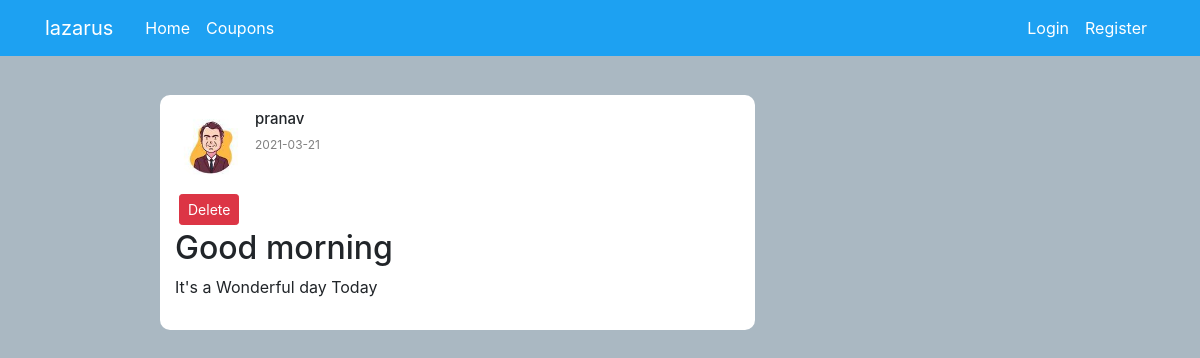
Screenshot of /post/2 with the database file from the repository.
### appmain/models.py (models this page shows, shortened)
class User(db.Model, UserMixin):
    id = db.Column(db.Integer, primary_key=True)
    username = db.Column(db.String(20), unique=True, nullable=False)
    email = db.Column(db.String(120), unique=True, nullable=False)
    image_file = db.Column(db.String(20), nullable=False, default='default.jpg')
    password = db.Column(db.String(60), nullable=False)
    posts = db.relationship('Post', backref='author', lazy=True)
    token_count=db.Column(db.Integer,nullable=False,default=0)
    flag_count=db.Column(db.Integer,nullable=False,default=0)

class Post(db.Model):
    id = db.Column(db.Integer, primary_key=True)
    title = db.Column(db.String(100), nullable=False)
    content = db.Column(db.Text, nullable=False)
    date_posted = db.Column(db.DateTime, nullable=False, default=datetime.utcnow)
    user_id = db.Column(db.Integer, db.ForeignKey('user.id'), nullable=False)

### appmain/routes.py (the view)
@app.route("/post/<int:post_id>")
def post(post_id):
    post = Post.query.get_or_404(post_id)
    return render_template('post.html', title=post.title, post=post)

### appmain/templates/post.html (shortened to what this page needs)
{% extends "layout.html" %}
{% block content %}
<div class="row">
  <div class="col-md-1"></div>
  <div class="col-md-7 mt-5">
<div class="feed">
<div class="post">
    <div class="post_header">
      <img class="rounded-circle article-img" src="{{ url_for('static',filename='profile/' + post.author.image_file)}}"
  <img class="fas fa-user "></img>
  <div class="post_info">
    <h2>{{post.author.username}}</h2>
    <p>{{post.date_posted.strftime('%Y-%m-%d')}}</p>
  </div>
  </div>
  <button type="button" class="btn btn-danger btn-sm m-1" data-toggle="modal" data-target="#deleteModal">Delete</button>
    <div class="post_body">
        <h2>{{ post.title }}</h2>
  <p>{{post.content}}</p>
  </div>
  </div>
</div>
</div>
</div>
  {% endblock content %}

### appmain/static/style.css (style rules this page uses)
* { margin: 0; padding: 0; }
body { background-color: #aab8c2; }
.feed { flex: 0.6; margin: 0 20px; margin-top: 47px; }
.post { background-color: white; padding: 15px; margin-bottom: 10px; border-radius: 10px; }
.post_header { display: flex; margin-bottom: 10px; }
.post_info { margin-left: 10px; }
.post_info p { font-size: 12px; color: gray; }
.post_info h2 { font-size: 15px; }
.article-img { height: 70px; width: 70px; }

### rows the page displays
User: image_file (picture), author.username "pranav"
Post: date_posted "2021-03-21", title "Good morning", content "It's a Wonderful day Today"
